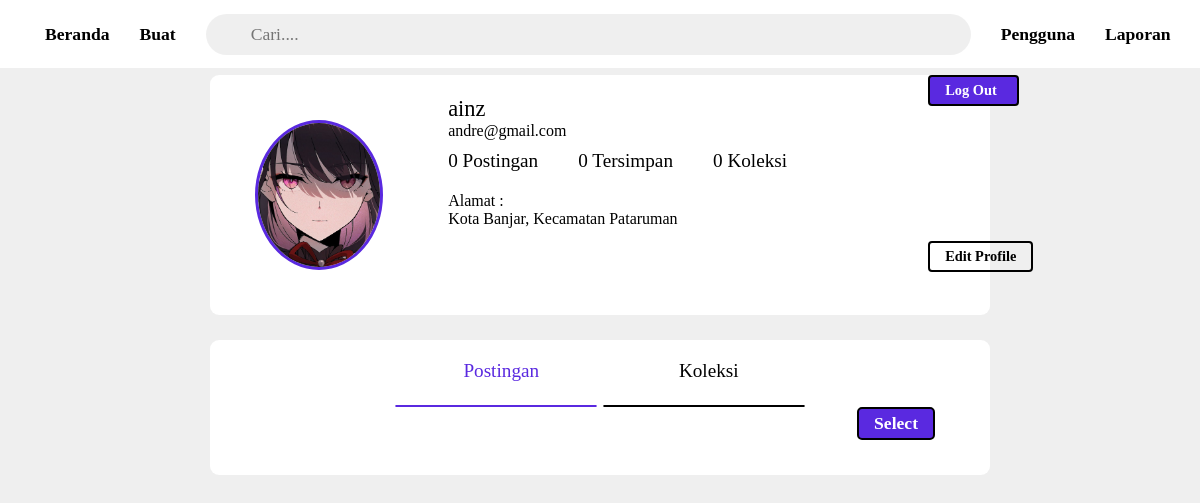
The page /admin_page/file_view/profile.php (signed in) on the database its author committed.
### tables this page shows
CREATE TABLE `user` (
  `id_user` int NOT NULL,
  `username` varchar(255) NOT NULL,
  `password` varchar(255) NOT NULL,
  `email` varchar(255) NOT NULL,
  `fullname` varchar(255) NOT NULL,
  `alamat` varchar(255) NOT NULL,
  `role` varchar(255) NOT NULL,
  `ftopro` varchar(500) NOT NULL
);

### admin_page/proses/readuser.php (called while the page is built, shortened)
<?php
include '../config/config.php';
$id_useer = $_SESSION['id_user'];
$query = "SELECT * FROM user WHERE id_user = '$id_useer'";
$result = mysqli_query($koneksi, $query);
$total  = mysqli_query($koneksi,
"SELECT u.id_user, u.username, COUNT(f.id_foto) AS total_foto
FROM user u
LEFT JOIN foto f ON u.id_user = f.id_user
WHERE u.id_user = $id_useer
GROUP BY u.id_user
");
$query = "SELECT COUNT(id_user) as total FROM album WHERE id_user = $id_useer";
$tutal = mysqli_query($koneksi, $query);
$query =
"SELECT COUNT(f.id_foto) AS total
FROM album AS a
JOIN album_foto AS f ON a.id_album = f.id_album
WHERE a.id_user = $id_useer;
";
$tutul = mysqli_query($koneksi, $query);
?>

### admin_page/file_view/profile.php (the view, shortened to what this page needs)
<?php
 include '../config/config.php';
?>
<?php session_start();
if ($_SESSION['username']) {
?>
<!DOCTYPE html>
<html lang="en">
<head>
    <link rel="stylesheet" href="../style/profile.css?v= <?php echo time(); ?>">
    <link rel="stylesheet" href="../style/check.css?v= <?php echo time(); ?>">
</head>
<body id="ok">
    <div class="pop" id="pop">
    </div>
    <div id="sv">
    </div>
    <div class="edpro" id="pro" style="">
                 <?php
                    include '../proses/readuser.php';
                    if ($result) {
                        $row = mysqli_fetch_assoc($result);
                    }
                ?>
    </div>
    <div class="wrapl" id="wrapl">
                <?php
                    include '../proses/readuser.php';
                    if ($result) {
                        $row = mysqli_fetch_assoc($result);
                    }
                ?>
    </div>
    <div class="nav" id="navbar">
        <a href="home.php" class="brn">
            Beranda
        </a>
        <a href="buat.php" class="brn">
            Buat
        </a>
        <div class="src">
            <input type="text" name="" id="src" placeholder="Cari...." onkeypress="handleKeyPress(event)">
        </div>
        <a href="user.php" class="brn">
            Pengguna
        </a>
        <a href="report.php" class="brn">
            Laporan
        </a>
    </div>
    <div class="box_prof">
        <?php
        include '../proses/readuser.php';
        if ($result) {$rew = mysqli_fetch_assoc($result);}
        if ($total) {$ruw = mysqli_fetch_assoc($total);}
        if ($tutal) {$riw = mysqli_fetch_assoc($tutal);}
        if ($tutul) {$rcw = mysqli_fetch_assoc($tutul);}
        ?>
        <div class="foto">
            <img src="<?php echo $row["ftopro"]?>" alt="">
        </div>
        <div class="txet">
            <p><?php echo $_SESSION["username"] ?></p>
            <p><?php echo $row["email"] ?></p>
            <div class="jml">
                <div class="jl">
                <?php echo $ruw["total_foto"] ?> Postingan
                </div>
                <div class="jl">
                <?php echo $rcw["total"] ?> Tersimpan
                </div>
                <div class="jl">
                <?php echo $riw["total"] ?> Koleksi
                </div>
                <div class="dit" id="dit">
                    Edit Profile
                </div>
                <a href="../proses/logout.php" class="log" id="log">
                    Log Out <ion-icon name="log-out-outline"></ion-icon>
                </a>
            </div>
            <h4>Alamat :</h4>
            <p class="p"> <?php echo $rew["alamat"] ?></p>
        </div>
    </div>
    <div class="box_img">
    <div class="btn_lod">
        <div class="po" id="btn1"><span><ion-icon name="images-outline"></ion-icon></span> Postingan</div>
        <div class="po" id="btn2"><span><ion-icon name="grid-outline"></ion-icon></span> Koleksi</div>
    </div>
   <div class="wrap_container" id="frm1">
        <div class="btnwrp">
            <div class="lis op" id="ho">Select</div>
        </div>
   </div>
    </div>
</body>
</html>
<?php
}
?>

### admin_page/style/profile.css (style rules this page uses)
* { margin: 0px; padding: 0px; font-family: 'poppins'; box-sizing: border-box; }
body { position: relative; background: #eeee; }
:root { --back-clr: #00000010; --blck-clr:#000000; --ligh-clr:#8282ff48; --blue-clr:#5a29e0; --hov-clr:#6c36ffaf; --wht-clr:#fff; }
.nav { position: fixed; background-color: #fff; border: 0px solid; height: 68px; width: 100%; display: flex; align-items: center; z-index: 2; gap: 30px; padding: 0px 15px; margin-top: -75px; transition: box-shadow 0.3s ease; }
.brn { text-decoration: none; font-size: 1.1rem; font-weight: 600; color: var(--blck-clr); display: flex; align-items: center; }
#src { padding: 10px 15px 10px 45px; width: 765px; font-size: 1.1rem; border: none; background: var(--back-clr); border-radius: 50px; transition: 0.1s linear; }
#sv { transform: translateY(-755px); position: fixed; width: 100%; height: 100vh; z-index: 4; transition: 0.2s linear; }
.pop { transform: translateY(-800px); position: fixed; border: 0px solid; width: 100%; height: 99vh; z-index: 3; transition: 0.2s linear; }
.box_prof { margin: 75px auto 0px auto; background: #fff; border: 0px solid; height: 240px; width: 65%; border-radius: 9px; display: flex; align-items: center; padding: 10px 45px; gap: 0px; }
.foto { border: 3px solid var(--blue-clr); border-radius: 50%; overflow: hidden; height: 150px; width: 150px; margin: 0px 60px 0px 0px; }
.foto img { max-width: 100%; min-width: 100%; min-height: 100%; }
.txet { padding: 5px; border: 0px solid; height: 95%; width: 590px; margin: 0px 0px 0px 0px; }
.txet p:nth-of-type(1) { font-size: 1.4rem; font-weight: 500; }
.txet p:nth-of-type(2) { font-size: 1rem; font-weight: 400; }
.p { font-size: 1rem; font-weight: 400; border: 0px solid; overflow-wrap: break-word; }
.jml { border-top: 0px solid var(--blue-clr); display: flex; align-items: center; gap: 30px; }
.jl { border: 0px solid; padding: 10px 10px 10px 0px; height: fit-content; width: fit-content; text-align: center; font-size: 1.2rem; font-weight: 400; }
.dit { position: absolute; border: 2px solid; align-items: center; display: flex; height: fit-content; padding: 5px 15px; border-radius: 4px; font-weight: 600; font-size: 0.9rem; transform: translate(480px,96px); cursor: pointer; transition: 0.3s linear; }
.log { position: absolute; border: 2px solid black; font-weight: 600; padding: 5px 15px; font-size: 0.9rem; border-radius: 4px; background: var(--blue-clr); color: #fff; display: flex; align-items: center; transform: translate(480px,-70px); }
h4 { margin-top: 10px; font-weight: 500; }
.box_img { margin: 25px auto; background: #fff; border: 0px solid; height: fit-content; width: 65%; border-radius: 9px; padding: 15px; }
.btn_lod { border: 0px solid; width: 100%; display: flex; gap: 20px; justify-content: center; }
.po { position: relative; border-bottom: 0px solid; width: 25%; font-size: 1.2rem; font-weight: 500; padding: 5px 0px; border-radius: 5px 5px 0px 0px; height: fit-content; display: flex; align-items: center; justify-content: center; transition: 0.2s linear; cursor: pointer; }
.po::after { content: ''; position: absolute; border: 1.5px solid; top: 50px; width: 200px; border-radius: 10px; }
#btn1 { color: var(--blue-clr); }
.btnwrp { margin: 20px auto; border: 0px solid; padding: 0px 40px 0px 0px; gap: 10px; display: flex; justify-content: end; }
.op { border: 1px solid; font-weight: 600; font-size: 1.1rem; padding: 4px 15px; border-radius: 5px; transition: 0.1s linear; cursor: pointer; }
.lis { background: var(--blue-clr); color: #fff; border: 2px solid black; }
a { text-decoration: none; }
.edpro { transform: translateY(-800px); position: fixed; width: 100%; height: 100vh; overflow: visible; z-index: 4; transition: 0.2s linear; }
.wrapl { transform: translateY(-800px); position: fixed; width: 100%; height: 100vh; overflow: visible; z-index: 4; transition: 0.2s linear; display: block; align-items: center; justify-content: center; }
p { font-weight: 500; }

### admin_page/style/check.css (style rules this page uses)
:root { --back-clr: #00000010; --blck-clr:#000000; --ligh-clr:#8282ff48; --blue-clr:#5a29e0; --hov-clr:#6c36ffaf; --wht-clr:#fff; }

### rows shown on the page
user: ftopro (picture), email "andre@gmail.com", alamat "Kota Banjar, Kecamatan Pataruman"

### other values the page prints
$_SESSION["username"] "ainz"
$ruw["total_foto"] "0"
$rcw["total"] "0"
$riw["total"] "0"
